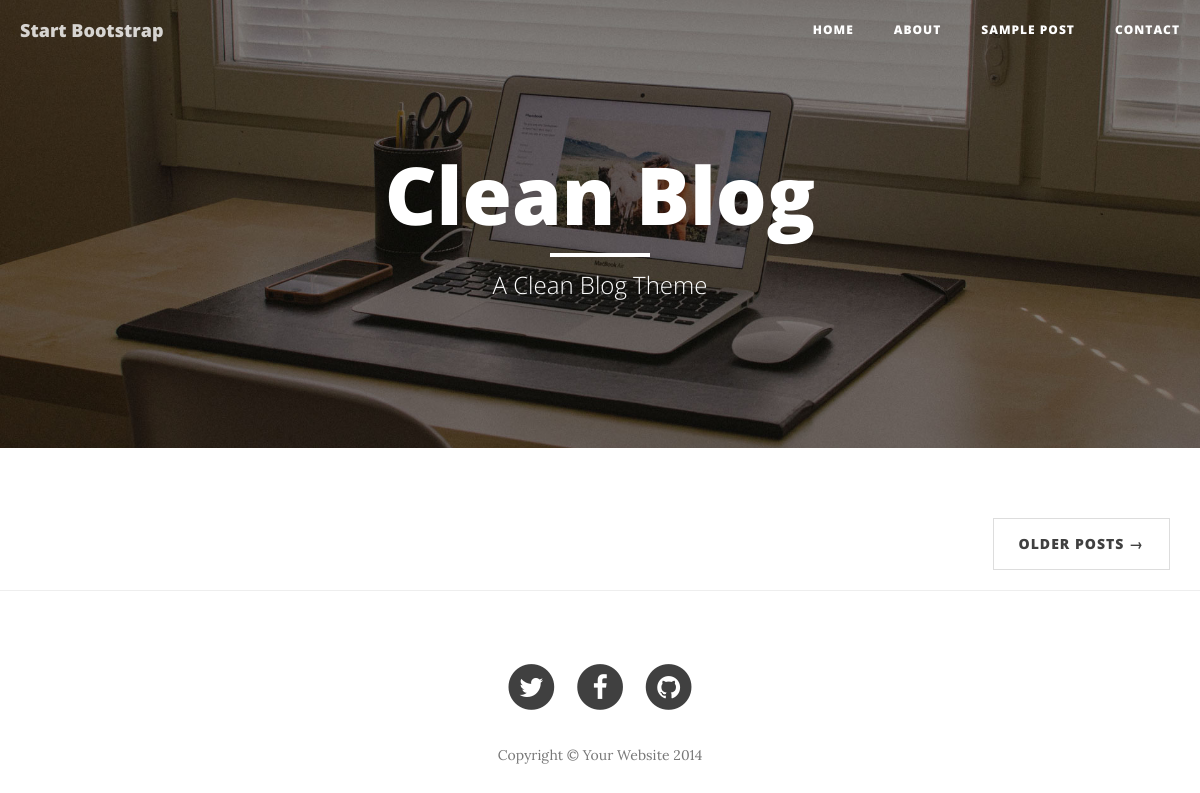
Before: / with the older database file.
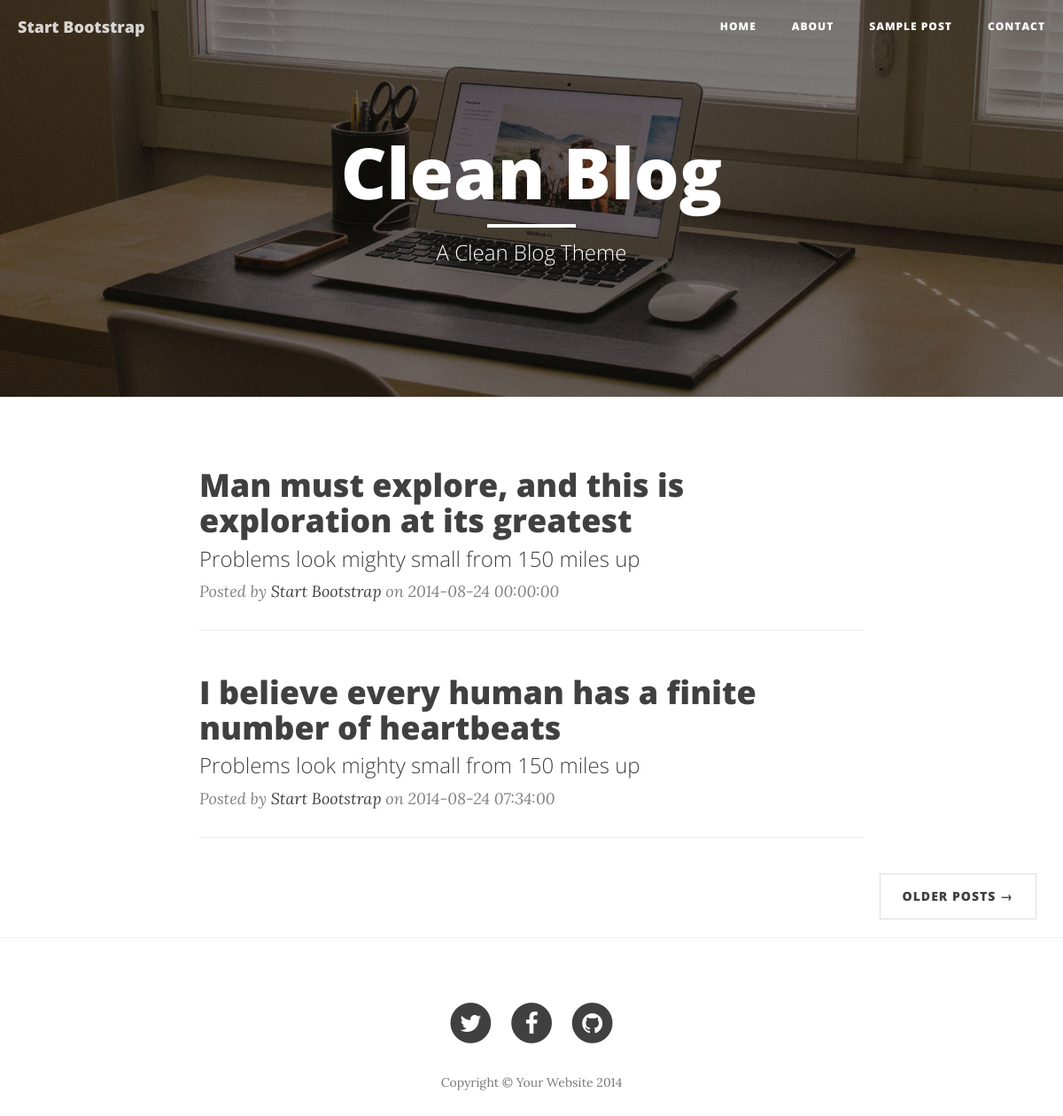
After: the same page with the newer database file.
### tables this page shows
CREATE TABLE IF NOT EXISTS `posts` (
  `post_id` int(10) unsigned NOT NULL,
  `title` varchar(80) NOT NULL,
  `description` varchar(120) NOT NULL,
  `author_id` int(10) unsigned NOT NULL,
  `date` datetime NOT NULL DEFAULT CURRENT_TIMESTAMP,
  `content` text NOT NULL
);

CREATE TABLE IF NOT EXISTS `authors` (
  `authors_id` int(10) unsigned NOT NULL,
  `name` varchar(30) NOT NULL
);

### index.php (the view, shortened to what this page needs)
<?php
$db=mysqli_connect(DATABASE_HOSTNAME, DATABASE_USERNAME, DATABASE_PASSWORD, DATABASE_DATABASE) or die(mysqli_error($db));
mysqli_query($db,"SET NAMES 'utf8'");
$q= mysqli_query($db,"SELECT * FROM posts JOIN authors ON posts.author_id=authors.authors_id");
while($row=mysqli_fetch_assoc($q)){
    $posts[]=$row;
}
?>
<!DOCTYPE html>
<html lang="en">
<head>
    <link href="css/bootstrap.min.css" rel="stylesheet">
    <link href="css/clean-blog.min.css" rel="stylesheet">
    <link href="http://maxcdn.bootstrapcdn.com/font-awesome/4.1.0/css/font-awesome.min.css" rel="stylesheet"
          type="text/css">
</head>
<body>
<nav class="navbar navbar-default navbar-custom navbar-fixed-top">
    <div class="container-fluid">
        <div class="navbar-header page-scroll">
            <a class="navbar-brand" href="index.php">Start Bootstrap</a>
        </div>
        <div class="collapse navbar-collapse" id="bs-example-navbar-collapse-1">
            <ul class="nav navbar-nav navbar-right">
                <li>
                    <a href="index.php">Home</a>
                </li>
                <li>
                    <a href="about.html">About</a>
                </li>
                <li>
                    <a href="post.html">Sample Post</a>
                </li>
                <li>
                    <a href="contact.html">Contact</a>
                </li>
            </ul>
        </div>
    </div>
</nav>
<header class="intro-header" style="background-image: url('img/home-bg.jpg')">
    <div class="container">
        <div class="row">
            <div class="col-lg-8 col-lg-offset-2 col-md-10 col-md-offset-1">
                <div class="site-heading">
                    <h1>Clean Blog</h1>
                    <hr class="small">
                    <span class="subheading">A Clean Blog Theme</span>
                </div>
            </div>
        </div>
    </div>
</header>
<div class="container">
    <?php foreach ($posts as $post): ?>
        <div class="row">
            <div class="col-lg-8 col-lg-offset-2 col-md-10 col-md-offset-1">
                <div class="post-preview">
                    <a href="post.html">
                        <h2 class="post-title">
                            <?=$post['title']?>
                        </h2>
                        <h3 class="post-subtitle">
                            <?=$post['description']?>
                        </h3>
                    </a>
                    <p class="post-meta">Posted by <a href="#"><?=$post['name']?></a>
                        on <?=$post['date']?></p>
                </div>
                <hr>
            </div>
        </div>
    <?php endforeach ?>
    <ul class="pager">
        <li class="next">
            <a href="#">Older Posts &rarr;</a>
        </li>
    </ul>
</div>
<hr>
<footer>
    <div class="container">
        <div class="row">
            <div class="col-lg-8 col-lg-offset-2 col-md-10 col-md-offset-1">
                <ul class="list-inline text-center">
                    <li>
                        <a href="#">
                                <span class="fa-stack fa-lg">
                                    <i class="fa fa-circle fa-stack-2x"></i>
                                    <i class="fa fa-twitter fa-stack-1x fa-inverse"></i>
                                </span>
                        </a>
                    </li>
                    <li>
                        <a href="#">
                                <span class="fa-stack fa-lg">
                                    <i class="fa fa-circle fa-stack-2x"></i>
                                    <i class="fa fa-facebook fa-stack-1x fa-inverse"></i>
                                </span>
                        </a>
                    </li>
                    <li>
                        <a href="#">
                                <span class="fa-stack fa-lg">
                                    <i class="fa fa-circle fa-stack-2x"></i>
                                    <i class="fa fa-github fa-stack-1x fa-inverse"></i>
                                </span>
                        </a>
                    </li>
                </ul>
                <p class="copyright text-muted">Copyright &copy; Your Website 2014</p>
            </div>
        </div>
    </div>
</footer>
</body>
</html>

Changed rows visible on the page:
added posts: title "Man must explore, and this is exploration at its greatest", description "Problems look mighty small from 150 miles up", author.name "Start Bootstrap", date "2014-08-24 00:00:00"
added posts: title "I believe every human has a finite number of heartbeats", description "Problems look mighty small from 150 miles up", author.name "Start Bootstrap", date "2014-08-24 07:34:00"
